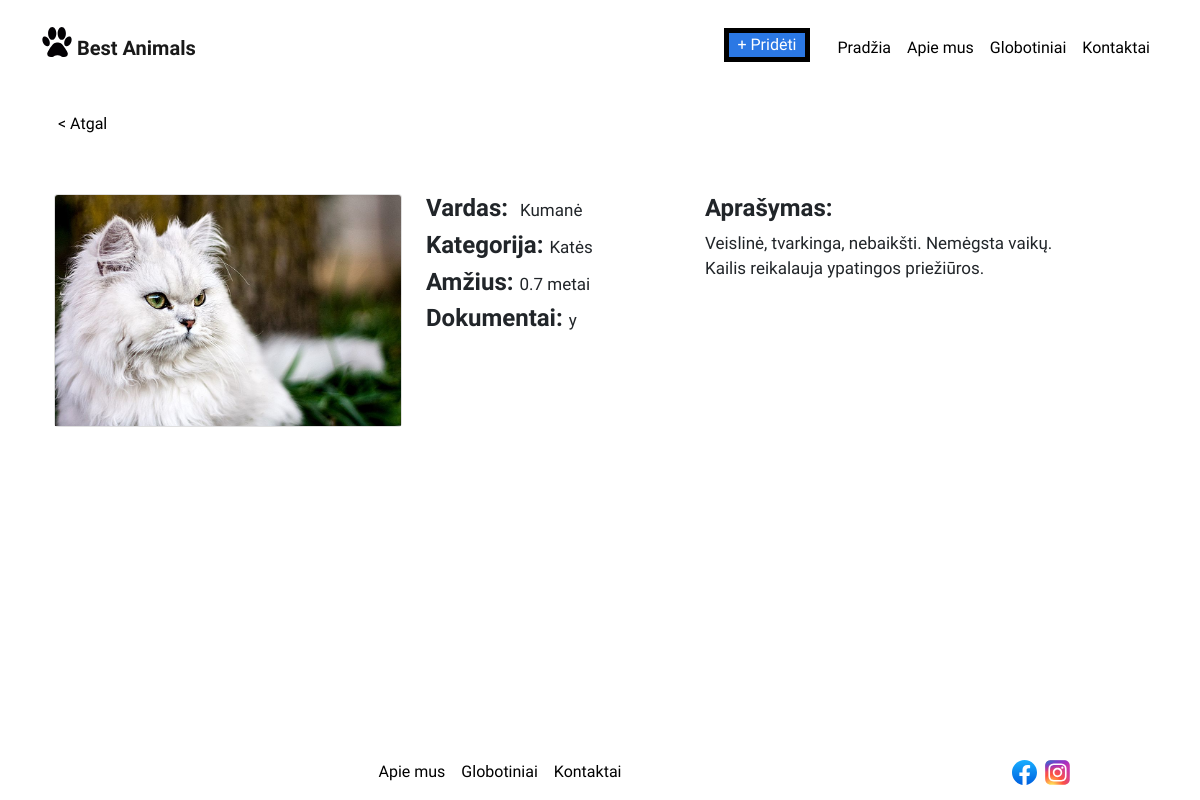
The app's page /aprasymas.php?id=15, older data.
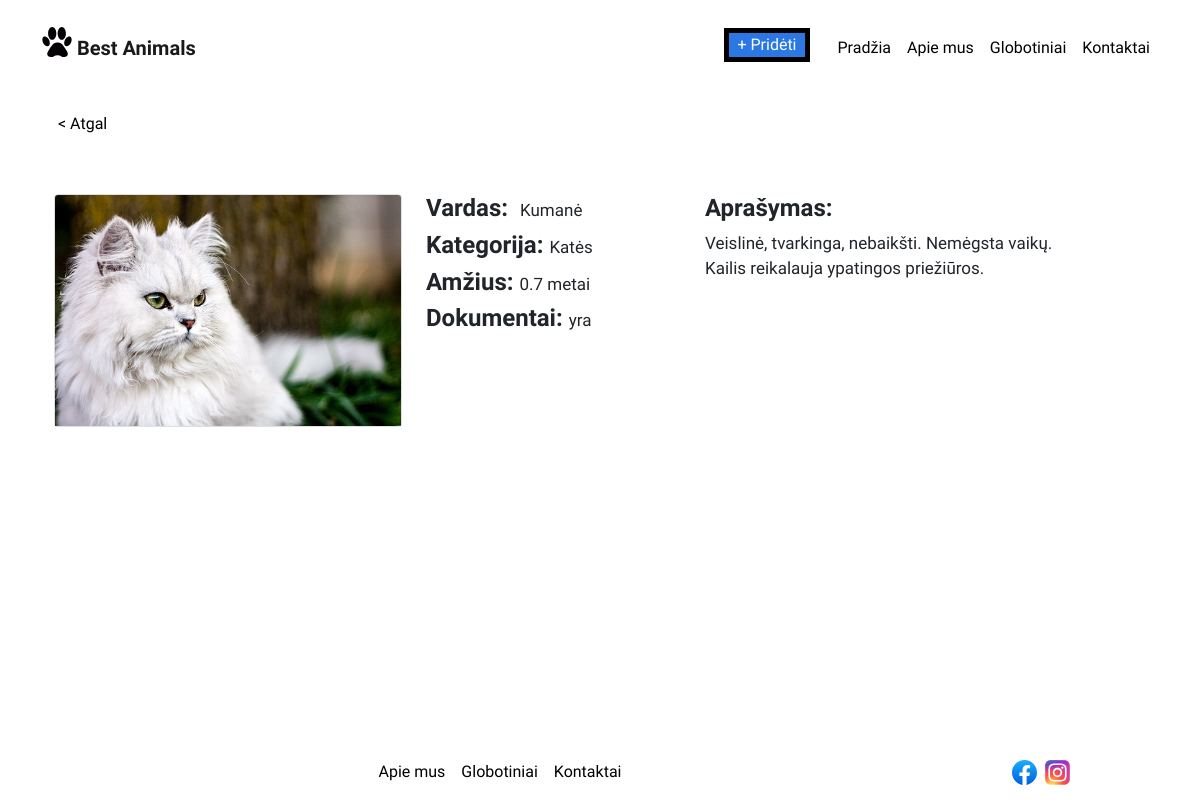
The same page, newer data.
### tables this page shows
CREATE TABLE `gyvunai` (
  `gyvuno_id` int(40) NOT NULL,
  `vartotojo_id` int(40) NOT NULL,
  `kategorijos_id` int(40) NOT NULL,
  `vardas` varchar(50) NOT NULL,
  `amzius` date NOT NULL,
  `dokumentacija` varchar(10) NOT NULL,
  `aprasymas` varchar(800) NOT NULL,
  `foto_url` varchar(100) NOT NULL
);

CREATE TABLE `kategorijos` (
  `kategorijos_id` int(40) NOT NULL,
  `kategorija` varchar(40) NOT NULL
);

### aprasymas.php (the view, shortened to what this page needs)
<?php
$connect = new PDO("mysql:host=localhost;dbname=gyvuneliu_prieglauda;charset=utf8mb4", "prieglaudos_admin", "slaptazodis2022");$query = "SELECT * FROM gyvunai,kategorijos WHERE gyvunai.kategorijos_id = kategorijos.kategorijos_id AND gyvuno_id= " . $_GET['id'] ;
$statement = $connect->prepare($query);
$statement->execute();
$result = $statement->fetchAll();
foreach ($result as $row) {
$skelbimas[] = $row ;
$d1 = strtotime($skelbimas[0]["amzius"]);
$d2 = strtotime("now");
$totalSecondsDiff = abs($d1-$d2);
$amzius = round($totalSecondsDiff/60/60/24/365,1);
} ?>
<!DOCTYPE html>
<html>
<head>
<link href="https://cdn.jsdelivr.net/npm/bootstrap@5.1.3/dist/css/bootstrap.min.css" rel="stylesheet">
</head>
<body class="d-flex flex-column min-vh-100">
<nav class="navbar navbar-expand-md navbar-light">
<div class="container position-static">
<a class="navbar-brand " href="./">
<img src="./img/peda.svg" alt="..." height="30"> Best Animals
</a>
<div class="collapse navbar-collapse" id="navbarSupportedContent">
<ul class="navbar-nav ms-auto ">
<li class="nav-item">
<a class="nav-link prideti " href="./prideti.php">+ Pridėti</a>
</li>
<li class="nav-item">
<a class="nav-link " href="./">Pradžia</a>
</li>
<li class="nav-item">
<a class="nav-link" href="./apie_mus.html">Apie mus</a>
</li>
<li class="nav-item">
<a class="nav-link" href="./globotiniai.php">Globotiniai</a>
</li>
<li class="nav-item">
<a class="nav-link" href="./kontaktai.html">Kontaktai</a>
</li>
</ul>
</div>
</div>
</nav>
 <main class="container py-5" >
<a class="nav-link " href="javascript:javascript:history.go(-1)">< Atgal</a>
	<div  style ="height:50px"> </div>
   <div class="row" data-masonry="{&quot;percentPosition&quot;: true } ">
    <div class="col-sm-6 col-lg-4">
      <div class="card">
        <img class="bd-placeholder-img card-img-top" src="./img/skelbimu_img/<?php echo $skelbimas[0]["foto_url"]; ?>" alt="..." width="100%" >
      </div>
    </div>
 <div class="col-sm-6 col-lg-3" >
 <h4><b>Vardas:</b>&nbsp; <span class="stiliusf"><?php echo  $skelbimas[0]["vardas"]; ?></span></h4>
     <h4><b>Kategorija:</b>&nbsp;<span class="stiliusf"><?php echo  $skelbimas[0]["kategorija"]; ?></span></h4>
     <h4><b>Amžius:</b>&nbsp;<span class="stiliusf"><?php echo  $amzius  ." metai"; ?></h4>
     <h4><b>Dokumentai:</b>&nbsp;<span class="stiliusf"><?php echo  $skelbimas[0]["dokumentacija"]; ?></span></h4>
 </div>
  <div class="col-sm-6 col-lg-4" >
    <h4><b>Aprašymas:</b></h4>
   <span class="stiliusf"> <?php echo  $skelbimas[0]["aprasymas"]; ?></span>
 </div>
</div>
</main>
<div class="row mt-auto">
<div class="col my-auto col-6-offset">
<nav class="navbar navbar-expand-sm navbar-light ">
  <div class="container">
      <ul class="navbar-nav mx-auto ">
	        <li class="nav-item">
          <a class="nav-link " href="./apie_mus.html">Apie mus</a>
        </li>
        <li class="nav-item">
          <a class="nav-link" href="./globotiniai.php">Globotiniai</a>
        </li>
		<li class="nav-item">
          <a class="nav-link" href="./kontaktai.html">Kontaktai</a>
        </li>
      </ul>
   </div>
 </nav>
  </div>
  <div class="col-4 col-sm-2 my-auto col-12-offset">
<img src="./img/facebook.svg" alt="..." height="25"> &nbsp;<img src="./img/instagram.svg" alt="..." height="25">
  </div>
   </div>
    </body>
</html>

### aprasymas.php (style rules this page uses)
html { overflow-y: scroll; }
.row { margin-left: 0; margin-right: 0; }
body { font-family: 'Balsamiq Sans'; }
.nav-link { color: black !important; }
.navbar-brand, .active { font-weight: 700 !important; }
.navbar-brand img { margin-top:-16px; }
.prideti { border: 5px solid black; padding: 0px; margin-right: 20px; background: #2b78e4; color: white !important; }
.navbar-expand-md { top:20px ; }
.stiliusf { font-size: 17px; }

Row changes from the older to the newer data that the page shows:
changed gyvunai "Kumanė": dokumentacija "y" → "yra"
